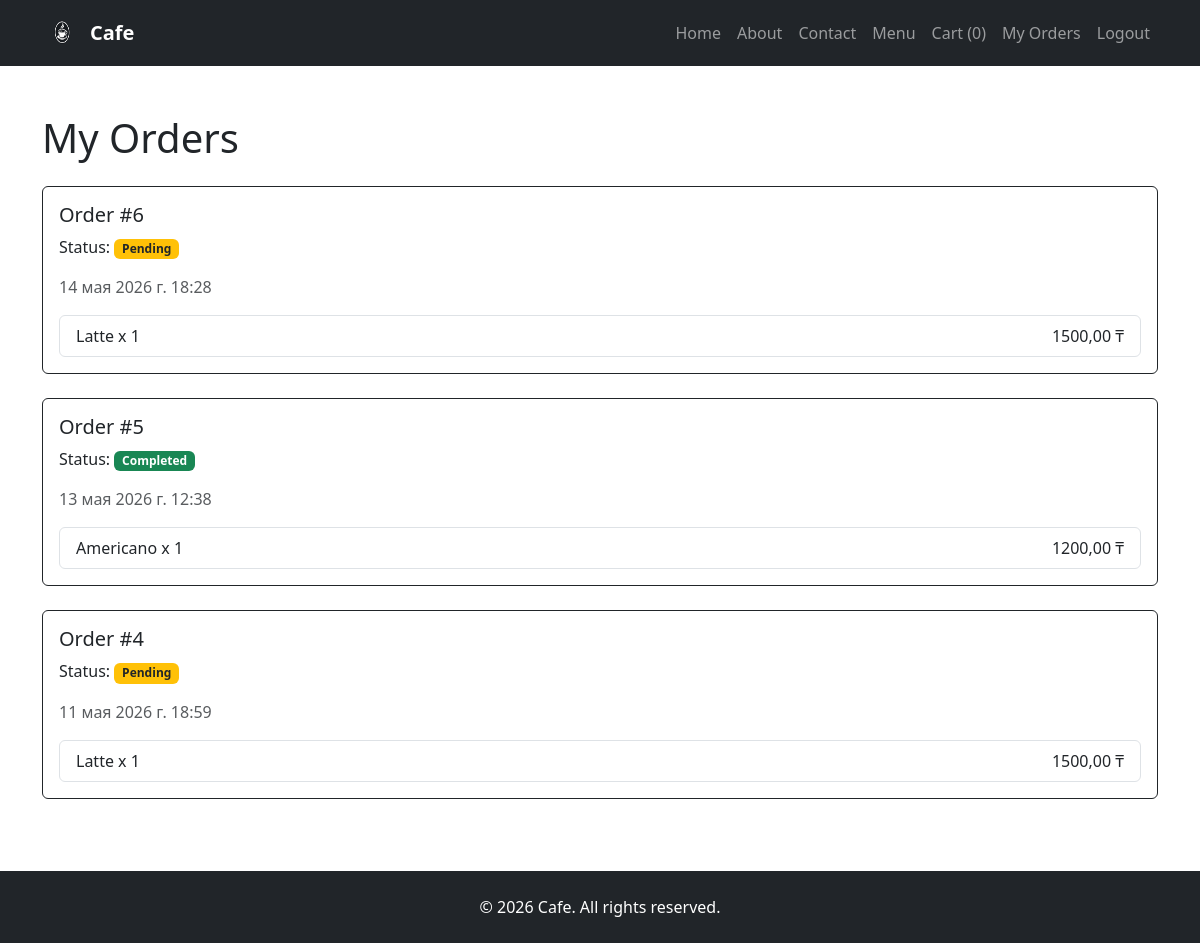
Screenshot of /cart/my-orders/ (signed in) with the database file from the repository.
### orders/models.py (models this page shows, shortened)
class Order(models.Model):
    name=models.CharField(max_length=100)
    phone=models.CharField(max_length=15)
    address=models.TextField()
    created_at=models.DateTimeField(auto_now_add=True)
    status=models.CharField(choices=STATUS_CHOICES,default='pending',max_length=20)
    user=models.ForeignKey(User,on_delete=models.CASCADE,
                           related_name='orders',
                           null=True,
                           blank=True,)

class OrderItem(models.Model):
    order=models.ForeignKey(Order,on_delete=models.CASCADE,
                            related_name='items')
    product=models.ForeignKey(Product,on_delete=models.CASCADE)
    price=models.DecimalField(max_digits=10,decimal_places=2)
    quantity=models.PositiveIntegerField(default=1)

### menu/models.py (models this page shows, shortened)
class Product(models.Model):
    category = models.ForeignKey(Category, on_delete=models.CASCADE)
    name = models.CharField(max_length=200)
    description = models.TextField(blank=True, null=True)
    price = models.DecimalField(max_digits=10, decimal_places=2)
    image = models.ImageField(upload_to='menu/',blank=True, null=True)
    available = models.BooleanField(default=True)

### orders/views.py (the view)
# urls.py: path('my-orders/',my_orders,name='my_orders'),
@login_required
def my_orders(request):
    orders=Order.objects.filter(user=request.user).order_by('-created_at')
    return render(request,'orders/my_orders.html',{'orders':orders})

### orders/cart.py (called while the page is built)
    def __len__(self):
        return sum(item['quantity'] for item in self.cart.values())

### orders/context_processors.py (called while the page is built)
def cart(request):
    return {'cart':Cart(request)}

### orders/templates/orders/my_orders.html (shortened to what this page needs)
{% extends 'base.html' %}
{% block content %}
<h1 class="mb-4">My Orders</h1>
{% for order in orders %}
<div class="card border-dark mb-4">
    <div class="card-body">
        <h5>
            Order #{{ order.id }}
        </h5>
     <p class="mt-2">
    Status:
    {% if order.status == 'pending' %}
        <span class="badge bg-warning text-dark">
            Pending
        </span>
    {% elif order.status == 'preparing' %}
        <span class="badge bg-primary">
            Preparing
        </span>
    {% elif order.status == 'delivering' %}
        <span class="badge bg-info text-dark">
            Delivering
        </span>
    {% elif order.status == 'completed' %}
        <span class="badge bg-success">
            Completed
        </span>
    {% endif %}
</p>
        <p class="text-muted">
            {{ order.created_at }}
        </p>
        <ul class="list-group">
            {% for item in order.items.all %}
            <li class="list-group-item d-flex justify-content-between">
                <span>
                    {{ item.product.name }}
                    x {{ item.quantity }}
                </span>
                <span>
                    {{ item.price }} ₸
                </span>
            </li>
            {% endfor %}
        </ul>
    </div>
</div>
{% empty %}
<p>You have no orders yet.</p>
{% endfor %}
{% endblock %}

### rows the page displays
Order: id "6", status "Pending", created_at "14 мая 2026 г. 18:28"
OrderItem: product.name "Latte", quantity "1", price "1500,00"
Order: id "5", status "Completed", created_at "13 мая 2026 г. 12:38"
OrderItem: product.name "Americano", quantity "1", price "1200,00"
Order: id "4", status "Pending", created_at "11 мая 2026 г. 18:59"
OrderItem: product.name "Latte", quantity "1", price "1500,00"

### other values shown
{{ cart|length }} "0"
